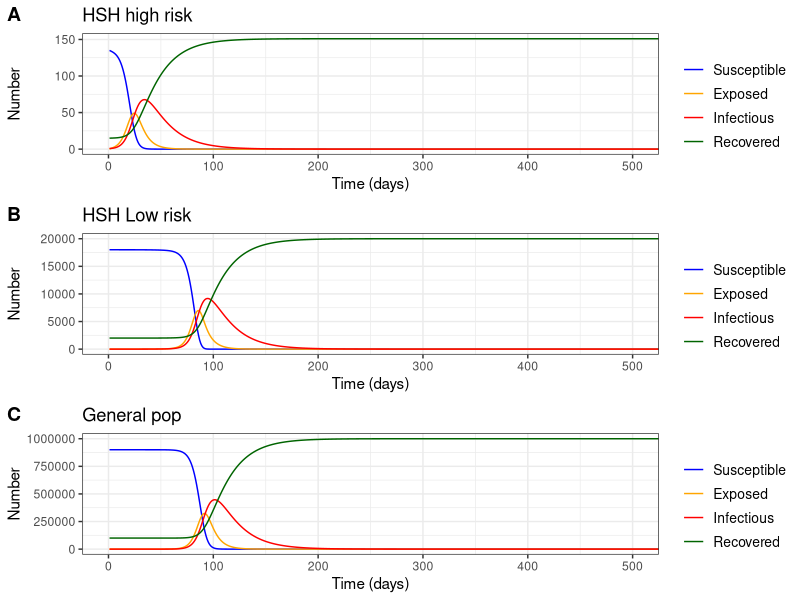

Recreate this plot in R. (Note: this script raises an error after producing the figure.)
######## Monkeypox model#######

rm(list =ls())

# Libraries
library(deSolve)
library(ggplot2)
library(cowplot)


p     <- 0.8   # Probabilidad p de volverse E dado que tiene un contacto con I. 
b_gg  <- 1     # Num contactos general-general
b_gl  <- 0.05  # Num contactos general-HSH low risk
b_gh  <- 1e-6  # Num contactos general-HSH high risk
b_lg  <- 0.05  # Num contactos HSH low risk-general
b_ll  <- 0.25  # Num contactos HSH low risk-HSH low risk
b_lh  <- 1e-2  # Num contactos HSH low risk-HSH high risk
b_hg  <- 1e-6  # Num contactos HSH high risk-general risk
b_hl  <- 1e-2  # Num contactos HSH high risk-HSH low risk
b_hh  <- 1     # Num contactos HSH high risk-HSH high risk
N_g   <- 1.e6  # Num pob general
N_l   <- 2.e4  # Num pob HSH low risk
N_h   <- 1.5e2 # Num pob HSH high risk

latency  <- 7.6 #Periodo de incubacion, Charniga el al. 2022 https://doi.org/10.1101/2022.06.22.22276713
inf_period  <- 21 # Dias # CDC https://www.cdc.gov/poxvirus/monkeypox/clinicians/monitoring.html
est_S       <- 0.9 #Susceptibilidad estimada de la infeccion en Colombia
#Taube et al. 2022 https://doi.org/10.1101/2022.07.29.22278217
#pendiente estimar nosotros dado que Colombia suspendió vacunación en 1984)


alpha <- 1/latency
gamma <- 1/inf_period

# ---------------------------------------
# ----------- Specifying parameters
# ---------------------------------------

parameters <- c(beta_gg = b_gg/N_g,#Tasa =  num promedio de contactos gg / Total poblacion general por unidad de tiempo (dia)
                beta_gl = b_gl/N_g,#Tasa =  num promedio de contactos gl / Total poblacion general por unidad de tiempo (dia)
                beta_gh = b_gh/N_g,#Tasa =  num promedio de contactos gh / Total poblacion general por unidad de tiempo (dia)
                beta_lg = b_lg/N_l,#Tasa =  num promedio de contactos lg / Total poblacion LowRisk por unidad de tiempo (dia)
                beta_ll = b_ll/N_l,#Tasa =  num promedio de contactos ll / Total poblacion LowRisk por unidad de tiempo (dia)
                beta_lh = b_lh/N_l,#Tasa =  num promedio de contactos lh / Total poblacion LowRisk por unidad de tiempo (dia)
                beta_hg = b_hg/N_h,#Tasa = num promedio de contactos hg / Total de poblacion HighRisk por unidad de tiempo (dia)
                beta_hl = b_hl/N_h,#Tasa = num promedio de contactos hl / Total de poblacion HighRisk por unidad de tiempo (dia)
                beta_hh = b_hh/N_h,#Tasa = num promedio de contactos hh / Total de poblacion HighRisk por unidad de tiempo (dia)
                alpha = alpha, 
                gamma = gamma)



# ---------------------------------------
# ----------- # Initial conditions (State)
# ---------------------------------------

xstart <- c(S_g = N_g * est_S, 
            E_g = 0, 
            I_g = 0,
            R_g = N_g * (1-est_S),
            
            S_l = N_l * est_S, 
            E_l = 0, 
            I_l = 0, 
            R_l = N_l * (1-est_S),
            
            S_h = N_h * est_S, 
            E_h = 0, 
            I_h = 1, 
            R_h = N_h * (1-est_S)
)


# --------------------------------------
#------------   Time 
#---------------------------------------

tdays  <- seq(1, 365 * 2 , by = 1)



# ---------------------------------------
# ------------    Model
# ---------------------------------------

#------ Compartimentos del modelo
# S_g <- x[1]    #  Susceptible general
# E_g <- x[2]    #  Expuesto general
# I_g <- x[3]    #  Infeccioso general
# R_g <- x[4]    #  Recuperado general
# S_l <- x[5]    #  Susceptible Low risk
# E_l <- x[6]    #  Expuesto Low risk
# I_l <- x[7]    #  Infeccioso low risk
# R_l <- x[8]    #  Recuperado low risk
# S_h <- x[9]    #  Susceptible high risk
# E_h <- x[10]   #  Expuesto high risk
# I_h <- x[11]   #  Infeccioso high risk
# R_h <- x[12]   #  Recuperado high risk


mpxmodel <- function(tdays, xstart, parameters) {
  
  with(as.list(c(xstart, parameters)),{
    
    #------ Force-of-Infection (Incidence per susceptible population)
    lambda_g <- p*(beta_gg*I_g + beta_gl*I_l + beta_gh*I_h)*S_g
    lambda_l <- p*(beta_lg*I_g + beta_ll*I_l + beta_lh*I_h)*S_l
    lambda_h <- p*(beta_hg*I_g + beta_hl*I_l + beta_hh*I_h)*S_h
    
    #------ Rate of Change
    dS_g <- -lambda_g
    dE_g <- lambda_g - alpha * E_g
    dI_g <- alpha * E_g - gamma * I_g
    dR_g <- gamma * I_g
    
    dS_l <- -lambda_l
    dE_l <- lambda_l - alpha * E_l
    dI_l <- alpha * E_l - gamma * I_l
    dR_l <- gamma * I_l
    
    dS_h <- -lambda_h
    dE_h <- lambda_h - alpha * E_h
    dI_h <- alpha * E_h - gamma * I_h
    dR_h <- gamma * I_h
    # return the rate of change
    return(list(c(dS_g ,dE_g, dI_g, dR_g, dS_l, dE_l, dI_l, dR_l, dS_h, dE_h, dI_h, dR_h)))
  }) 
}


# --------------------------------------
#------------   Solving the equation
#---------------------------------------

out <- ode(y = xstart,times=tdays,fun=mpxmodel, parms=parameters)   
out.df <-as.data.frame(out)
# plot(out, xlab = "tiempo", ylab = "Población(t)")


# --------------------------------------
#------------   Graphics
#---------------------------------------

mytheme4 <- theme(text=element_text(colour="black")) +
  theme(panel.grid = element_line(colour = "white")) +
  theme(panel.background = element_rect(fill = "#B2B2B2")) +
  theme_bw() +
  theme(legend.title=element_text(size=12,face="bold"),
        legend.background = element_rect(fill='white', size=0.5,linetype="solid"),
        legend.text=element_text(size=10),
        legend.key=element_rect(colour="white",
                                fill='white',
                                size= 0.25,
                                linetype="solid"))
theme_set(mytheme4)

x_limit_days <- 500

p1 <- 
  ggplot(out.df,aes(x=time)) +
  ggtitle(bquote("HSH high risk")) +
  geom_line(aes(y=S_h,colour="Susceptible")) +
  geom_line(aes(y=E_h, colour= "Exposed"))  +
  geom_line(aes(y=I_h,colour="Infectious")) +
  geom_line(aes(y=R_h,colour="Recovered")) +
  coord_cartesian(xlim = c(0, x_limit_days)) +
  ylab(label="Number") + xlab(label="Time (days)") +
  scale_colour_manual("",
                      breaks=c("Susceptible", "Exposed", "Infectious","Recovered"),
                      values=c("blue","orange", "red","darkgreen"))


p2 <-
  ggplot(out.df,aes(x=time))+
  ggtitle(bquote("HSH Low risk")) +
  geom_line(aes(y=S_l,colour="Susceptible"))+
  geom_line(aes(y=E_l, colour= "Exposed")) +
  geom_line(aes(y=I_l,colour="Infectious"))+
  geom_line(aes(y=R_l,colour="Recovered"))+
  ylab(label="Number") + xlab(label="Time (days)") +
  coord_cartesian(xlim = c(0, x_limit_days)) +
  scale_colour_manual("",
                      breaks=c("Susceptible", "Exposed", "Infectious","Recovered"),
                      values=c("blue","orange", "red","darkgreen"))




p3 <-
  ggplot(out.df,aes(x=time))+
  ggtitle(bquote("General pop")) +
  geom_line(aes(y=S_g,colour="Susceptible"))+
  geom_line(aes(y=E_g, colour= "Exposed")) +
  geom_line(aes(y=I_g,colour="Infectious"))+
  geom_line(aes(y=R_g,colour="Recovered"))+
  ylab(label="Number") + xlab(label="Time (days)") +
  coord_cartesian(xlim = c(0, x_limit_days)) +
  scale_colour_manual("",
                      breaks=c("Susceptible", "Exposed", "Infectious","Recovered"),
                      values=c("blue","orange", "red","darkgreen"))




pp <- cowplot::plot_grid(p1, p2, p3, nrow = 3, align = "hv", labels = "AUTO")
pp
save_plot("figs/pp.png", pp, base_width = 7, base_height = 7)
